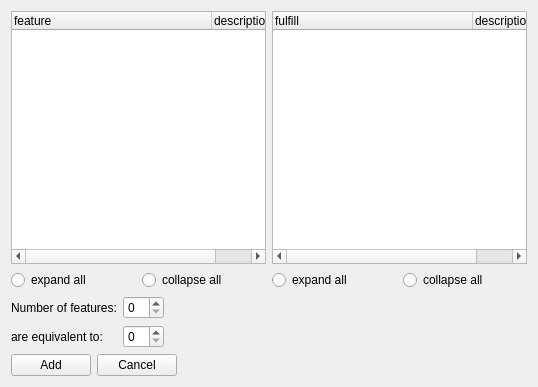
<?xml version="1.0" encoding="UTF-8"?>
<ui version="4.0">
 <class>feature_equivalence_add_form</class>
 <widget class="QWidget" name="feature_equivalence_add_form">
  <property name="geometry">
   <rect>
    <x>0</x>
    <y>0</y>
    <width>538</width>
    <height>387</height>
   </rect>
  </property>
  <property name="windowTitle">
   <string>Add a feature equivalence</string>
  </property>
  <layout class="QGridLayout" name="gridLayout">
   <item row="4" column="0">
    <layout class="QHBoxLayout" name="horizontalLayout">
     <item>
      <widget class="QPushButton" name="link">
       <property name="text">
        <string>Add</string>
       </property>
       <property name="form" stdset="0">
        <string notr="true">feature_equivalence?fulfill_id={fulfill.selected}&amp;feature_id={feature.selected}</string>
       </property>
       <property name="action" stdset="0">
        <string notr="true">createFeatureEquivalence FeatureEquivalence {fulfill_id={fulfill.id}; feature_id={feature.id}}</string>
       </property>
      </widget>
     </item>
     <item>
      <widget class="QPushButton" name="cancel">
       <property name="text">
        <string>Cancel</string>
       </property>
       <property name="form" stdset="0">
        <string notr="true">_CLOSE_</string>
       </property>
      </widget>
     </item>
     <item>
      <spacer name="horizontalSpacer">
       <property name="orientation">
        <enum>Qt::Horizontal</enum>
       </property>
       <property name="sizeHint" stdset="0">
        <size>
         <width>40</width>
         <height>20</height>
        </size>
       </property>
      </spacer>
     </item>
    </layout>
   </item>
   <item row="1" column="0">
    <layout class="QGridLayout" name="gridLayout_2">
     <item row="1" column="0">
      <layout class="QHBoxLayout" name="horizontalLayout_4">
       <item>
        <widget class="QRadioButton" name="expand">
         <property name="text">
          <string>expand all</string>
         </property>
        </widget>
       </item>
       <item>
        <widget class="QRadioButton" name="collapse">
         <property name="text">
          <string>collapse all</string>
         </property>
        </widget>
       </item>
      </layout>
     </item>
     <item row="0" column="0">
      <widget class="QTreeWidget" name="feature">
       <property name="itemsExpandable">
        <bool>true</bool>
       </property>
       <property name="action" stdset="0">
        <string notr="true">FeatureHierarchyRequest feature {id=1}</string>
       </property>
       <attribute name="headerDefaultSectionSize">
        <number>200</number>
       </attribute>
       <column>
        <property name="text">
         <string>feature</string>
        </property>
       </column>
       <column>
        <property name="text">
         <string>description</string>
        </property>
       </column>
      </widget>
     </item>
     <item row="2" column="2">
      <layout class="QHBoxLayout" name="horizontalLayout_3"/>
     </item>
     <item row="0" column="1">
      <widget class="QTreeWidget" name="fulfill">
       <property name="itemsExpandable">
        <bool>true</bool>
       </property>
       <property name="action" stdset="0">
        <string notr="true">FulfillHierarchyRequest feature {feature_id={main.feature_id}}</string>
       </property>
       <attribute name="headerDefaultSectionSize">
        <number>200</number>
       </attribute>
       <column>
        <property name="text">
         <string>fulfill</string>
        </property>
       </column>
       <column>
        <property name="text">
         <string>description</string>
        </property>
       </column>
      </widget>
     </item>
     <item row="1" column="1">
      <layout class="QHBoxLayout" name="horizontalLayout_7">
       <item>
        <widget class="QRadioButton" name="expand_2">
         <property name="text">
          <string>expand all</string>
         </property>
        </widget>
       </item>
       <item>
        <widget class="QRadioButton" name="collapse_2">
         <property name="text">
          <string>collapse all</string>
         </property>
        </widget>
       </item>
      </layout>
     </item>
    </layout>
   </item>
   <item row="2" column="0">
    <layout class="QFormLayout" name="formLayout">
     <property name="fieldGrowthPolicy">
      <enum>QFormLayout::AllNonFixedFieldsGrow</enum>
     </property>
     <item row="1" column="0">
      <widget class="QLabel" name="label_requires">
       <property name="text">
        <string>Number of features:</string>
       </property>
      </widget>
     </item>
     <item row="1" column="1">
      <layout class="QHBoxLayout" name="horizontalLayout_5">
       <item>
        <widget class="QSpinBox" name="count"/>
       </item>
       <item>
        <spacer name="horizontalSpacer_2">
         <property name="orientation">
          <enum>Qt::Horizontal</enum>
         </property>
         <property name="sizeHint" stdset="0">
          <size>
           <width>40</width>
           <height>20</height>
          </size>
         </property>
        </spacer>
       </item>
      </layout>
     </item>
     <item row="2" column="0">
      <widget class="QLabel" name="label_7">
       <property name="text">
        <string>are equivalent to:</string>
       </property>
      </widget>
     </item>
     <item row="2" column="1">
      <layout class="QHBoxLayout" name="horizontalLayout_6">
       <item>
        <widget class="QSpinBox" name="fulfillcount"/>
       </item>
       <item>
        <spacer name="horizontalSpacer_3">
         <property name="orientation">
          <enum>Qt::Horizontal</enum>
         </property>
         <property name="sizeHint" stdset="0">
          <size>
           <width>40</width>
           <height>20</height>
          </size>
         </property>
        </spacer>
       </item>
      </layout>
     </item>
    </layout>
   </item>
  </layout>
 </widget>
 <tabstops>
  <tabstop>feature</tabstop>
  <tabstop>fulfill</tabstop>
  <tabstop>expand</tabstop>
  <tabstop>collapse</tabstop>
  <tabstop>expand_2</tabstop>
  <tabstop>collapse_2</tabstop>
  <tabstop>count</tabstop>
  <tabstop>fulfillcount</tabstop>
  <tabstop>link</tabstop>
  <tabstop>cancel</tabstop>
 </tabstops>
 <resources>
  <include location="../configurator.qrc"/>
  <include location="../configurator.qrc"/>
 </resources>
 <connections>
  <connection>
   <sender>expand</sender>
   <signal>clicked()</signal>
   <receiver>feature</receiver>
   <slot>expandAll()</slot>
   <hints>
    <hint type="sourcelabel">
     <x>132</x>
     <y>267</y>
    </hint>
    <hint type="destinationlabel">
     <x>261</x>
     <y>222</y>
    </hint>
   </hints>
  </connection>
  <connection>
   <sender>collapse</sender>
   <signal>clicked()</signal>
   <receiver>feature</receiver>
   <slot>collapseAll()</slot>
   <hints>
    <hint type="sourcelabel">
     <x>260</x>
     <y>267</y>
    </hint>
    <hint type="destinationlabel">
     <x>261</x>
     <y>222</y>
    </hint>
   </hints>
  </connection>
  <connection>
   <sender>expand_2</sender>
   <signal>clicked()</signal>
   <receiver>fulfill</receiver>
   <slot>expandAll()</slot>
   <hints>
    <hint type="sourcelabel">
     <x>284</x>
     <y>255</y>
    </hint>
    <hint type="destinationlabel">
     <x>308</x>
     <y>162</y>
    </hint>
   </hints>
  </connection>
  <connection>
   <sender>collapse_2</sender>
   <signal>clicked()</signal>
   <receiver>fulfill</receiver>
   <slot>collapseAll()</slot>
   <hints>
    <hint type="sourcelabel">
     <x>442</x>
     <y>256</y>
    </hint>
    <hint type="destinationlabel">
     <x>430</x>
     <y>185</y>
    </hint>
   </hints>
  </connection>
 </connections>
</ui>
